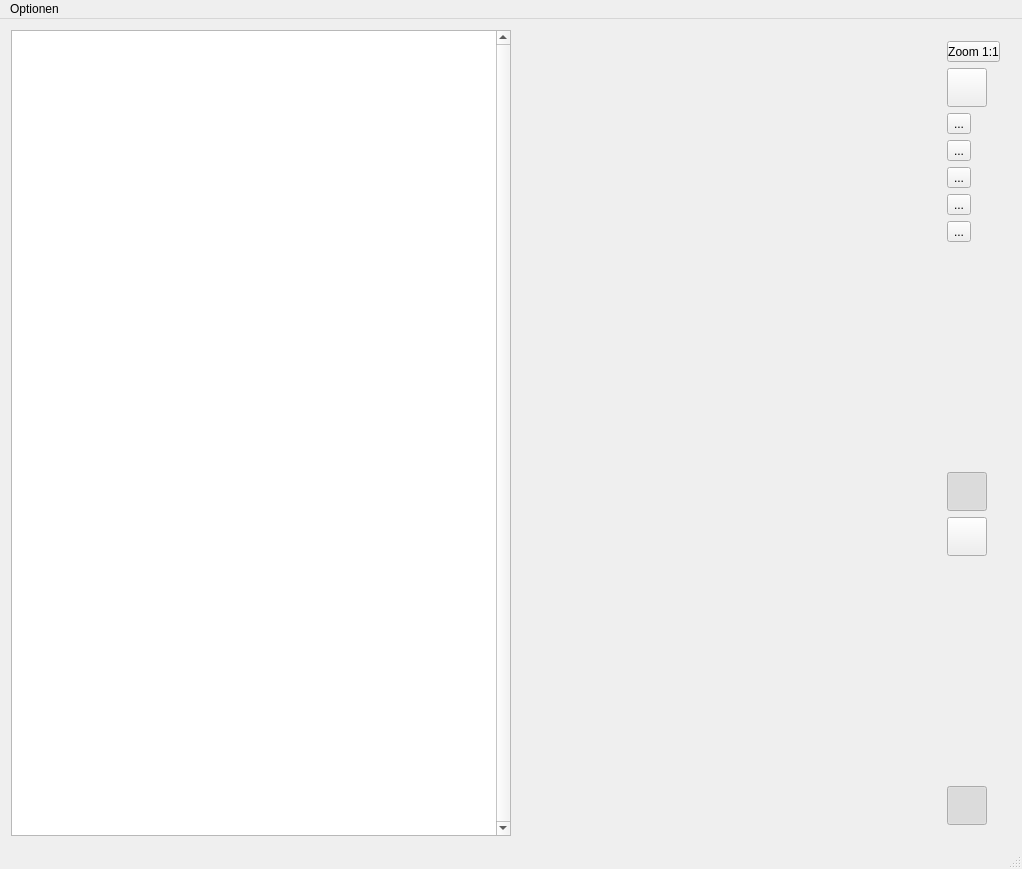
<?xml version="1.0" encoding="UTF-8"?>
<ui version="4.0">
 <class>MainWindow</class>
 <widget class="QMainWindow" name="MainWindow">
  <property name="geometry">
   <rect>
    <x>0</x>
    <y>0</y>
    <width>1022</width>
    <height>869</height>
   </rect>
  </property>
  <property name="minimumSize">
   <size>
    <width>0</width>
    <height>640</height>
   </size>
  </property>
  <property name="windowTitle">
   <string>MainWindow</string>
  </property>
  <widget class="QWidget" name="centralWidget">
   <property name="layoutDirection">
    <enum>Qt::LeftToRight</enum>
   </property>
   <layout class="QGridLayout" name="gridLayout">
    <item row="0" column="1">
     <widget class="QWidget" name="wdgImg" native="true">
      <property name="sizePolicy">
       <sizepolicy hsizetype="Expanding" vsizetype="Expanding">
        <horstretch>0</horstretch>
        <verstretch>0</verstretch>
       </sizepolicy>
      </property>
      <property name="minimumSize">
       <size>
        <width>0</width>
        <height>0</height>
       </size>
      </property>
     </widget>
    </item>
    <item row="0" column="2">
     <widget class="QFrame" name="frame_toolbar">
      <property name="sizePolicy">
       <sizepolicy hsizetype="Fixed" vsizetype="Preferred">
        <horstretch>0</horstretch>
        <verstretch>0</verstretch>
       </sizepolicy>
      </property>
      <property name="maximumSize">
       <size>
        <width>75</width>
        <height>16777215</height>
       </size>
      </property>
      <layout class="QGridLayout" name="gridLayout_2">
       <item row="6" column="0">
        <widget class="QToolButton" name="toolbutton_take_measurement">
         <property name="sizePolicy">
          <sizepolicy hsizetype="Fixed" vsizetype="Fixed">
           <horstretch>1</horstretch>
           <verstretch>1</verstretch>
          </sizepolicy>
         </property>
         <property name="toolTip">
          <string>Messung durchführen</string>
         </property>
         <property name="text">
          <string>...</string>
         </property>
         <property name="icon">
          <iconset resource="icons.qrc">
           <normaloff>:/icons/icons/24x24/ic_settings_ethernet_white_48dp_1x.png</normaloff>:/icons/icons/24x24/ic_settings_ethernet_white_48dp_1x.png</iconset>
         </property>
         <property name="iconSize">
          <size>
           <width>32</width>
           <height>32</height>
          </size>
         </property>
         <property name="toolButtonStyle">
          <enum>Qt::ToolButtonIconOnly</enum>
         </property>
        </widget>
       </item>
       <item row="0" column="0">
        <widget class="QToolButton" name="toolbutton_zoom_original">
         <property name="sizePolicy">
          <sizepolicy hsizetype="Fixed" vsizetype="Fixed">
           <horstretch>1</horstretch>
           <verstretch>1</verstretch>
          </sizepolicy>
         </property>
         <property name="toolTip">
          <string>1:1 Zoom</string>
         </property>
         <property name="text">
          <string>Zoom 1:1</string>
         </property>
         <property name="icon">
          <iconset resource="icons.qrc">
           <normaloff>:/icons/icons/24x24/ic_gps_fixed_white_48dp_1x.png</normaloff>:/icons/icons/24x24/ic_gps_fixed_white_48dp_1x.png</iconset>
         </property>
         <property name="iconSize">
          <size>
           <width>32</width>
           <height>32</height>
          </size>
         </property>
         <property name="checkable">
          <bool>false</bool>
         </property>
         <property name="checked">
          <bool>false</bool>
         </property>
         <property name="toolButtonStyle">
          <enum>Qt::ToolButtonIconOnly</enum>
         </property>
        </widget>
       </item>
       <item row="3" column="0">
        <widget class="QToolButton" name="toolbutton_zoom_out">
         <property name="sizePolicy">
          <sizepolicy hsizetype="Fixed" vsizetype="Fixed">
           <horstretch>1</horstretch>
           <verstretch>1</verstretch>
          </sizepolicy>
         </property>
         <property name="toolTip">
          <string>Rauszoomen</string>
         </property>
         <property name="text">
          <string>...</string>
         </property>
         <property name="icon">
          <iconset resource="icons.qrc">
           <normaloff>:/icons/icons/24x24/ic_zoom_out_white_48dp_1x.png</normaloff>:/icons/icons/24x24/ic_zoom_out_white_48dp_1x.png</iconset>
         </property>
         <property name="iconSize">
          <size>
           <width>32</width>
           <height>32</height>
          </size>
         </property>
         <property name="toolButtonStyle">
          <enum>Qt::ToolButtonIconOnly</enum>
         </property>
        </widget>
       </item>
       <item row="10" column="0">
        <widget class="QToolButton" name="toolbutton_mark_object">
         <property name="sizePolicy">
          <sizepolicy hsizetype="Fixed" vsizetype="Fixed">
           <horstretch>1</horstretch>
           <verstretch>1</verstretch>
          </sizepolicy>
         </property>
         <property name="toolTip">
          <string>Nachmarkieren</string>
         </property>
         <property name="text">
          <string/>
         </property>
         <property name="icon">
          <iconset resource="icons.qrc">
           <normaloff>:/icons/icons/24x24/ic_add_location_white_48dp_1x.png</normaloff>:/icons/icons/24x24/ic_add_location_white_48dp_1x.png</iconset>
         </property>
         <property name="iconSize">
          <size>
           <width>32</width>
           <height>32</height>
          </size>
         </property>
         <property name="checkable">
          <bool>true</bool>
         </property>
         <property name="toolButtonStyle">
          <enum>Qt::ToolButtonIconOnly</enum>
         </property>
         <attribute name="buttonGroup">
          <string notr="true">buttongroup_map_modes</string>
         </attribute>
        </widget>
       </item>
       <item row="4" column="0">
        <widget class="QToolButton" name="toolbutton_map_view">
         <property name="sizePolicy">
          <sizepolicy hsizetype="Fixed" vsizetype="Fixed">
           <horstretch>1</horstretch>
           <verstretch>1</verstretch>
          </sizepolicy>
         </property>
         <property name="toolTip">
          <string>Kartenansicht</string>
         </property>
         <property name="text">
          <string>...</string>
         </property>
         <property name="icon">
          <iconset resource="icons.qrc">
           <normaloff>:/icons/icons/24x24/ic_satellite_white_48dp_1x.png</normaloff>:/icons/icons/24x24/ic_satellite_white_48dp_1x.png</iconset>
         </property>
         <property name="iconSize">
          <size>
           <width>32</width>
           <height>32</height>
          </size>
         </property>
         <property name="checkable">
          <bool>true</bool>
         </property>
         <property name="toolButtonStyle">
          <enum>Qt::ToolButtonIconOnly</enum>
         </property>
        </widget>
       </item>
       <item row="12" column="0">
        <spacer name="verticalSpacer_2">
         <property name="orientation">
          <enum>Qt::Vertical</enum>
         </property>
         <property name="sizeHint" stdset="0">
          <size>
           <width>20</width>
           <height>40</height>
          </size>
         </property>
        </spacer>
       </item>
       <item row="5" column="0">
        <widget class="QToolButton" name="toolbutton_toggle_marks">
         <property name="sizePolicy">
          <sizepolicy hsizetype="Fixed" vsizetype="Fixed">
           <horstretch>1</horstretch>
           <verstretch>1</verstretch>
          </sizepolicy>
         </property>
         <property name="toolTip">
          <string>Markierungen ein-/ausblenden</string>
         </property>
         <property name="text">
          <string>...</string>
         </property>
         <property name="icon">
          <iconset resource="icons.qrc">
           <normaloff>:/icons/icons/24x24/ic_place_white_48dp_1x.png</normaloff>:/icons/icons/24x24/ic_place_white_48dp_1x.png</iconset>
         </property>
         <property name="iconSize">
          <size>
           <width>32</width>
           <height>32</height>
          </size>
         </property>
         <property name="checkable">
          <bool>true</bool>
         </property>
         <property name="checked">
          <bool>false</bool>
         </property>
         <property name="toolButtonStyle">
          <enum>Qt::ToolButtonIconOnly</enum>
         </property>
        </widget>
       </item>
       <item row="2" column="0">
        <widget class="QToolButton" name="toolbutton_zoom_in">
         <property name="sizePolicy">
          <sizepolicy hsizetype="Fixed" vsizetype="Fixed">
           <horstretch>1</horstretch>
           <verstretch>1</verstretch>
          </sizepolicy>
         </property>
         <property name="toolTip">
          <string>Reinzoomen</string>
         </property>
         <property name="text">
          <string>...</string>
         </property>
         <property name="icon">
          <iconset resource="icons.qrc">
           <normaloff>:/icons/icons/24x24/ic_zoom_in_white_48dp_1x.png</normaloff>:/icons/icons/24x24/ic_zoom_in_white_48dp_1x.png</iconset>
         </property>
         <property name="iconSize">
          <size>
           <width>32</width>
           <height>32</height>
          </size>
         </property>
         <property name="toolButtonStyle">
          <enum>Qt::ToolButtonIconOnly</enum>
         </property>
        </widget>
       </item>
       <item row="8" column="0">
        <spacer name="verticalSpacer">
         <property name="orientation">
          <enum>Qt::Vertical</enum>
         </property>
         <property name="sizeHint" stdset="0">
          <size>
           <width>20</width>
           <height>40</height>
          </size>
         </property>
        </spacer>
       </item>
       <item row="9" column="0">
        <widget class="QToolButton" name="toolbutton_pan">
         <property name="sizePolicy">
          <sizepolicy hsizetype="Fixed" vsizetype="Fixed">
           <horstretch>1</horstretch>
           <verstretch>1</verstretch>
          </sizepolicy>
         </property>
         <property name="toolTip">
          <string>Karte verschieben</string>
         </property>
         <property name="text">
          <string/>
         </property>
         <property name="icon">
          <iconset resource="icons.qrc">
           <normaloff>:/icons/icons/24x24/ic_open_with_white_48dp_1x.png</normaloff>:/icons/icons/24x24/ic_open_with_white_48dp_1x.png</iconset>
         </property>
         <property name="iconSize">
          <size>
           <width>32</width>
           <height>32</height>
          </size>
         </property>
         <property name="checkable">
          <bool>true</bool>
         </property>
         <property name="checked">
          <bool>true</bool>
         </property>
         <property name="toolButtonStyle">
          <enum>Qt::ToolButtonIconOnly</enum>
         </property>
         <attribute name="buttonGroup">
          <string notr="true">buttongroup_map_modes</string>
         </attribute>
        </widget>
       </item>
       <item row="13" column="0">
        <widget class="QToolButton" name="toolButton_envelope">
         <property name="sizePolicy">
          <sizepolicy hsizetype="Fixed" vsizetype="Fixed">
           <horstretch>1</horstretch>
           <verstretch>1</verstretch>
          </sizepolicy>
         </property>
         <property name="text">
          <string/>
         </property>
         <property name="icon">
          <iconset resource="icons.qrc">
           <normaloff>:/icons/icons/24x24/ic_grid_off_white_48dp_1x.png</normaloff>
           <normalon>:/icons/icons/24x24/ic_grid_on_white_48dp_1x.png</normalon>:/icons/icons/24x24/ic_grid_off_white_48dp_1x.png</iconset>
         </property>
         <property name="iconSize">
          <size>
           <width>32</width>
           <height>32</height>
          </size>
         </property>
         <property name="checkable">
          <bool>true</bool>
         </property>
         <property name="checked">
          <bool>true</bool>
         </property>
        </widget>
       </item>
       <item row="1" column="0">
        <widget class="QToolButton" name="toolbutton_zoom_full">
         <property name="text">
          <string/>
         </property>
         <property name="icon">
          <iconset resource="icons.qrc">
           <normaloff>:/icons/icons/24x24/ic_developer_mode_white_48dp_1x.png</normaloff>:/icons/icons/24x24/ic_developer_mode_white_48dp_1x.png</iconset>
         </property>
         <property name="iconSize">
          <size>
           <width>32</width>
           <height>32</height>
          </size>
         </property>
        </widget>
       </item>
      </layout>
     </widget>
    </item>
    <item row="0" column="0">
     <widget class="QCollapsibleToolbox" name="toolbox_widget">
      <property name="sizePolicy">
       <sizepolicy hsizetype="Expanding" vsizetype="MinimumExpanding">
        <horstretch>0</horstretch>
        <verstretch>0</verstretch>
       </sizepolicy>
      </property>
      <property name="minimumSize">
       <size>
        <width>500</width>
        <height>0</height>
       </size>
      </property>
      <property name="maximumSize">
       <size>
        <width>500</width>
        <height>16777215</height>
       </size>
      </property>
      <property name="autoFillBackground">
       <bool>false</bool>
      </property>
      <property name="verticalScrollBarPolicy">
       <enum>Qt::ScrollBarAlwaysOn</enum>
      </property>
      <property name="editTriggers">
       <set>QAbstractItemView::NoEditTriggers</set>
      </property>
      <property name="rootIsDecorated">
       <bool>false</bool>
      </property>
      <attribute name="headerVisible">
       <bool>false</bool>
      </attribute>
      <column>
       <property name="text">
        <string notr="true">1</string>
       </property>
      </column>
     </widget>
    </item>
   </layout>
  </widget>
  <widget class="QStatusBar" name="statusBar"/>
  <widget class="QMenuBar" name="menuBar">
   <property name="geometry">
    <rect>
     <x>0</x>
     <y>0</y>
     <width>1022</width>
     <height>28</height>
    </rect>
   </property>
   <widget class="QMenu" name="menu_options">
    <property name="title">
     <string>Optionen</string>
    </property>
    <addaction name="action_change_password"/>
   </widget>
   <addaction name="menu_options"/>
  </widget>
  <action name="action_change_password">
   <property name="icon">
    <iconset resource="icons.qrc">
     <normaloff>:/icons/icons/24x24/ic_lock_open_white_48dp_1x.png</normaloff>:/icons/icons/24x24/ic_lock_open_white_48dp_1x.png</iconset>
   </property>
   <property name="text">
    <string>Passwort ändern</string>
   </property>
  </action>
 </widget>
 <layoutdefault spacing="6" margin="11"/>
 <customwidgets>
  <customwidget>
   <class>QCollapsibleToolbox</class>
   <extends>QTreeWidget</extends>
   <header>../libs/QCollapsibleToolbox.h</header>
  </customwidget>
 </customwidgets>
 <resources>
  <include location="icons.qrc"/>
 </resources>
 <connections/>
 <buttongroups>
  <buttongroup name="buttongroup_map_modes"/>
 </buttongroups>
</ui>
